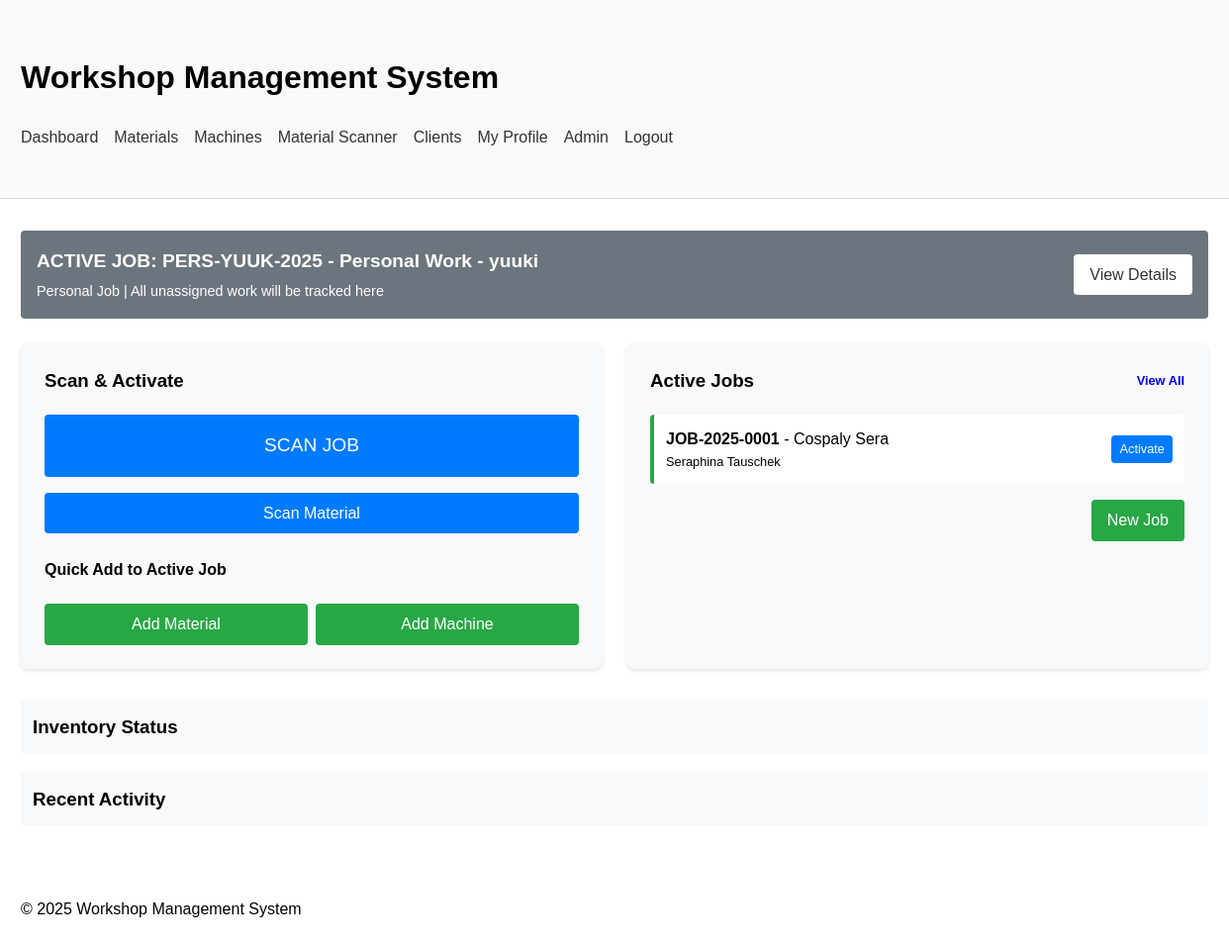
The app's page / (signed in) with its own data.
### workshop_app/models/job.py (models this page shows, shortened)
class Job(models.Model):
    job_id = models.CharField(max_length=15, unique=True)
    project_name = models.CharField(max_length=100)
    client = models.ForeignKey(Client, on_delete=models.CASCADE, related_name='jobs', null=True, blank=True)
    contact_person = models.ForeignKey(ContactPerson, on_delete=models.SET_NULL, null=True, blank=True)
    description = models.TextField(blank=True)
    created_date = models.DateTimeField(default=timezone.now)
    created_by = models.ForeignKey(User, on_delete=models.SET_NULL, null=True, related_name='created_jobs')
    status = models.ForeignKey(JobStatus, on_delete=models.PROTECT, related_name='jobs', default=get_default_status)
    percent_complete = models.IntegerField(default=0, help_text="0-100")
    PRIORITY_CHOICES = [
        ('low', 'Low'),
        ('normal', 'Normal'),
        ('high', 'High'),
        ('urgent', 'Urgent')
    ]
    priority = models.CharField(max_length=10, choices=PRIORITY_CHOICES, default='normal')
    start_date = models.DateField(null=True, blank=True)
    end_date = models.DateField(null=True, blank=True)
    deadline = models.DateField(null=True, blank=True)
    expected_completion = models.DateField(null=True, blank=True)
    is_personal = models.BooleanField(default=False, help_text="Personal job for an operator")
    is_general = models.BooleanField(default=False, help_text="General workshop job")
    owner = models.ForeignKey(User, on_delete=models.CASCADE, null=True, blank=True,
                              related_name='personal_jobs', help_text="Owner for personal jobs")
    qr_code = models.ImageField(upload_to='qr_codes/jobs/', blank=True)
    class Meta:
        ordering = ['-created_date']

### workshop_app/models/client.py (models this page shows, shortened)
class Client(models.Model):
    CLIENT_TYPES = [
        ('company', 'Company'),
        ('individual', 'Individual'),
    ]
    STATUS_CHOICES = [
        ('active', 'Active'),
        ('inactive', 'Inactive'),
        ('prospect', 'Prospect'),
        ('former', 'Former'),
    ]
    client_id = models.CharField(max_length=20, unique=True, help_text="Unique client identifier")
    name = models.CharField(max_length=100, help_text="Company or individual name")
    type = models.CharField(max_length=10, choices=CLIENT_TYPES, default='company')
    industry = models.CharField(max_length=100, blank=True, help_text="Category of client's business")
    reference_source = models.CharField(max_length=100, blank=True, help_text="How the client found us")
    notes = models.TextField(blank=True, help_text="General notes about the client")
    status = models.CharField(max_length=10, choices=STATUS_CHOICES, default='active')
    created_date = models.DateTimeField(default=timezone.now)
    last_updated = models.DateTimeField(auto_now=True)
    primary_email = models.EmailField(blank=True)
    secondary_email = models.EmailField(blank=True)
    phone_number = models.CharField(max_length=20, blank=True)
    mobile_number = models.CharField(max_length=20, blank=True)
    website = models.URLField(blank=True)
    social_media = models.TextField(blank=True, help_text="Links to client's social profiles")
    street_address = models.CharField(max_length=100, blank=True)
    address_line_2 = models.CharField(max_length=100, blank=True)
    city = models.CharField(max_length=100, blank=True)
    state_province = models.CharField(max_length=100, blank=True)
    postal_code = models.CharField(max_length=20, blank=True)
    country = models.CharField(max_length=100, blank=True)
    tax_id = models.CharField(max_length=50, blank=True, help_text="Tax ID / VAT Number")
    payment_terms = models.CharField(max_length=50, blank=True, help_text="Net 30, COD, etc.")
    currency = models.CharField(max_length=10, blank=True, default="CHF")
    discount_rate = models.DecimalField(max_digits=5, decimal_places=2, null=True, blank=True)
    credit_limit = models.DecimalField(max_digits=10, decimal_places=2, null=True, blank=True)
    account_status = models.CharField(max_length=50, blank=True, help_text="Good Standing, Credit Hold, etc.")

### workshop_app/views/dashboard_view.py (the view)
# urls.py: path('', dashboard_view, name='home'),
@login_required
def dashboard_view(request):
    try:
        staff_settings = StaffSettings.objects.get(user=request.user)
        active_job = staff_settings.active_job
        if not active_job and not staff_settings.personal_job:
            personal_job = staff_settings.ensure_personal_job()
            staff_settings.set_active_job(personal_job)
            active_job = personal_job
    except StaffSettings.DoesNotExist:
        staff_settings = StaffSettings.objects.create(user=request.user)
        personal_job = staff_settings.ensure_personal_job()
        staff_settings.set_active_job(personal_job)
        active_job = personal_job
    recent_jobs = Job.objects.filter(
        is_personal=False
    ).order_by('-created_date')[:5]
    in_progress_status = JobStatus.objects.filter(
        name__in=['In Progress', 'active', 'Active', 'in progress']
    ).values_list('id', flat=True)
    active_jobs = Job.objects.filter(
        status__in=in_progress_status,
        is_personal=False
    ).order_by('-created_date')[:5]
    materials_count = Material.objects.count()
    low_stock_count = sum(1 for m in Material.objects.all() if m.is_low_stock())
    low_stock_materials = [m for m in Material.objects.all() if m.is_low_stock()][:5]  # Top 5 only
    machines_count = Machine.objects.count()
    active_machines = Machine.objects.filter(status='active').count()
    maintenance_machines = Machine.objects.filter(status='maintenance').count()
    recent_transactions = MaterialTransaction.objects.all().order_by('-transaction_date')[:5]
    recent_usages = MachineUsage.objects.all().order_by('-start_time')[:5]
    stats = {
        'materials_count': materials_count,
        'low_stock_count': low_stock_count,
        'low_stock_materials': low_stock_materials,
        'machines_count': machines_count,
        'active_machines': active_machines,
        'maintenance_machines': maintenance_machines,
    }
    context = {
        'active_job': active_job,
        'recent_jobs': recent_jobs,
        'active_jobs': active_jobs,
        'stats': stats,
        'recent_transactions': recent_transactions,
        'recent_usages': recent_usages,
        'staff_settings': staff_settings,
    }
    return render(request, 'workshop_app/dashboard.html', context)

### workshop_app/models/material.py (called while the page is built)
    def is_low_stock(self):
        if self.minimum_stock_level and self.current_stock <= self.minimum_stock_level:
            return True
        return False

### workshop_app/templates/workshop_app/dashboard.html (shortened to what this page needs)
{% extends 'workshop_app/base.html' %}
{% block content %}
    {% if active_job %}
    <div class="active-job-banner" style="background-color: {% if active_job.is_personal %}#6c757d{% else %}#007bff{% endif %}; color: white; padding: 1rem; border-radius: 4px; margin-bottom: 1.5rem; display: flex; justify-content: space-between; align-items: center;">
        <div>
            <h3 style="margin: 0; font-size: 1.2rem; color: white;">
                ACTIVE JOB: {{ active_job.job_id }} - {{ active_job.project_name }}
            </h3>
            {% if active_job.client and not active_job.is_personal %}
                <p style="margin: 0.25rem 0 0 0; font-size: 0.9rem;">
                    Client: {{ active_job.client.name }} | Status: {{ active_job.status.name }}
                </p>
            {% elif active_job.is_personal %}
                <p style="margin: 0.25rem 0 0 0; font-size: 0.9rem;">
                    Personal Job | All unassigned work will be tracked here
                </p>
            {% endif %}
        </div>
        <div>
            <a href="{% url 'workshop_app:job_detail' active_job.job_id %}" class="btn" style="background-color: white; color: #333; margin-left: 0.5rem;">View Details</a>
        </div>
    </div>
    {% endif %}
    <div style="display: flex; flex-wrap: wrap; gap: 1.5rem; margin-bottom: 2rem;">
        <div style="flex: 1; min-width: 350px; background-color: #f8f9fa; padding: 1.5rem; border-radius: 8px; box-shadow: 0 2px 4px rgba(0,0,0,0.1);">
            <h3 style="margin-top: 0;">Scan & Activate</h3>
            <div style="display: flex; flex-direction: column; gap: 1rem; margin-top: 1rem;">
                <a href="{% url 'workshop_app:job_scanner_view' %}" class="btn" style="background-color: #007bff; color: white; text-align: center; padding: 1rem; font-size: 1.2rem;">
                     SCAN JOB
                </a>
                <div style="display: flex; gap: 0.5rem;">
                    <a href="{% url 'workshop_app:scanner' %}" class="btn" style="flex: 1; text-align: center;">
                         Scan Material
                    </a>
                </div>
            </div>
            {% if active_job %}
            <div style="margin-top: 1.5rem;">
                <h4>Quick Add to Active Job</h4>
                <div style="display: flex; gap: 0.5rem;">
                    <a href="{% url 'workshop_app:job_material_add_active' %}" class="btn" style="flex: 1; text-align: center; background-color: #28a745; color: white;">
                        Add Material
                    </a>
                    <a href="{% url 'workshop_app:job_machine_add_active' %}" class="btn" style="flex: 1; text-align: center; background-color: #28a745; color: white;">
                        Add Machine
                    </a>
                </div>
            </div>
            {% endif %}
        </div>
        <div style="flex: 1; min-width: 350px; background-color: #f8f9fa; padding: 1.5rem; border-radius: 8px; box-shadow: 0 2px 4px rgba(0,0,0,0.1);">
            <h3 style="margin-top: 0; display: flex; justify-content: space-between; align-items: center;">
                <span>Active Jobs</span>
                <a href="{% url 'workshop_app:job_list' %}" style="font-size: 0.8rem; text-decoration: none;">View All</a>
            </h3>
            {% if active_jobs %}
                <div class="job-list" style="margin-top: 1rem;">
                    {% for job in active_jobs %}
                        <div class="job-item" style="margin-bottom: 0.75rem; padding: 0.75rem; background-color: white; border-radius: 4px; border-left: 4px solid #28a745;">
                            <div style="display: flex; justify-content: space-between; align-items: center;">
                                <div>
                                    <strong>{{ job.job_id }}</strong> - {{ job.project_name }}
                                    {% if job.client %}
                                        <div style="font-size: 0.8rem;">{{ job.client.name }}</div>
                                    {% endif %}
                                </div>
                                <div>
                                    {% if job == active_job %}
                                        <span style="font-size: 0.8rem; background-color: #007bff; color: white; padding: 0.25rem 0.5rem; border-radius: 4px;">Active</span>
                                    {% else %}
                                        <a href="{% url 'workshop_app:job_activate' job.job_id %}" class="btn" style="padding: 0.25rem 0.5rem; font-size: 0.8rem;">Activate</a>
                                    {% endif %}
                                </div>
                            </div>
                        </div>
                    {% endfor %}
                </div>
                <div style="margin-top: 1rem; text-align: right;">
                    <a href="{% url 'workshop_app:job_create' %}" class="btn" style="background-color: #28a745; color: white;">New Job</a>
                </div>
            {% else %}
                <p>No active jobs. Create a new job to get started.</p>
                <a href="{% url 'workshop_app:job_create' %}" class="btn" style="background-color: #28a745; color: white;">Create Job</a>
            {% endif %}
        </div>
    </div>
    <div class="collapsible-section">
        <h3 class="collapsible-header" onclick="toggleSection('inventory-section')" style="cursor: pointer; background-color: #f8f9fa; padding: 0.75rem; border-radius: 4px; margin-bottom: 0.5rem;">
             Inventory Status
        </h3>
    </div>
    <div class="collapsible-section" style="margin-top: 1rem;">
        <h3 class="collapsible-header" onclick="toggleSection('recent-activity-section')" style="cursor: pointer; background-color: #f8f9fa; padding: 0.75rem; border-radius: 4px; margin-bottom: 0.5rem;">
             Recent Activity
        </h3>
    </div>
{% endblock %}

### workshop_app/templates/workshop_app/base.html (style rules this page uses)
body { font-family: Arial, sans-serif; margin: 0; padding: 0; line-height: 1.6; }
.btn { display: inline-block; padding: 0.5rem 1rem; background-color: #007bff; color: white; text-decoration: none; border-radius: 4px; border: none; cursor: pointer; }

### records on screen
Job: job_id "PERS-YUUK-2025", project_name "Personal Work - yuuki"
Job: job_id "JOB-2025-0001", project_name "Cospaly Sera", client.name "Seraphina Tauschek", shows "Activate"
